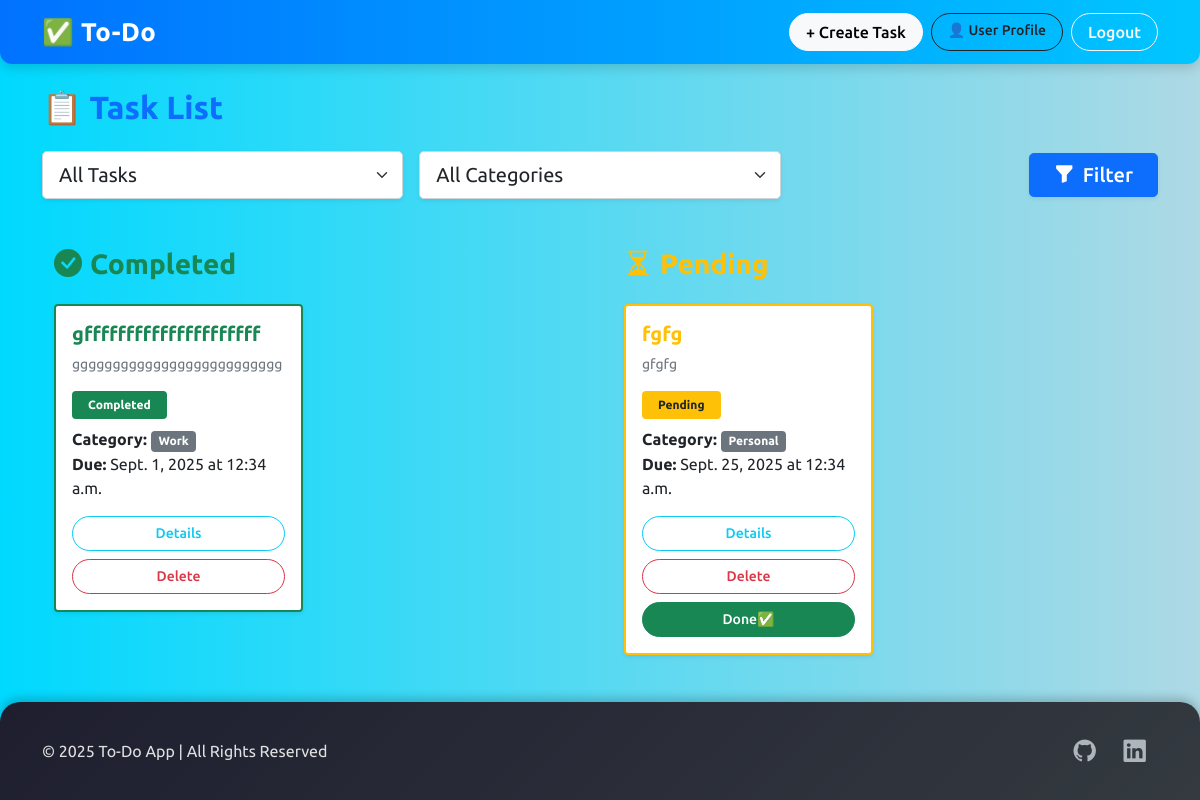
The page / (signed in) on the database its author committed.
### task/models.py (models this page shows, shortened)
class Task(models.Model):
    STATUS = [
        ('pending','Pending'),
        ('completed','Completed'),
    ]
    CATEGORY = [
        ('work','Work'),
        ('personal','Personal'),
        ('other','Other'),
    ]
    title = models.CharField(max_length=100)
    description = models.TextField()
    due_date = models.DateField()
    due_time = models.TimeField()
    status = models.CharField(max_length=10, choices=STATUS,default='pending')
    category = models.CharField(max_length=10,choices=CATEGORY)
    is_completed = models.BooleanField(default=False)#task pending
    user = models.ForeignKey(User,on_delete=models.CASCADE)

### task/views.py (the view)
# urls.py: path('',views.task_list,name='task_list'),
@login_required
def task_list(request):
    status_filter = request.GET.get('status','all')
    category_filter = request.GET.get('category','all')
    tasks = Task.objects.filter(user=request.user)
    if status_filter != 'all':
        tasks = tasks.filter(is_completed = (status_filter=='completed'))
    if category_filter != 'all':
        tasks = tasks.filter(category = category_filter)#check korbe extra kono category ashbe ki na + existing category filter korbe
    completed_tasks = tasks.filter(is_completed = True)
    pending_tasks = tasks.filter(is_completed = False)
    return render(request,'task_list.html',{
        'completed_tasks' : completed_tasks,
        'pending_tasks' : pending_tasks,
        'status_filter' : status_filter,
        'category_filter' : category_filter,
    })#je kaj gulo krce shb return korce

### task/templates/task_list.html (shortened to what this page needs)
{% extends "base.html" %}
{% block content %}
<h2 class="mb-4 fw-bold text-primary">📋 Task List</h2>
<form method="get" class="mb-5">
  <div class="row g-3 align-items-center">
    <div class="col-md-4">
      <select name="status" class="form-select form-select-lg shadow-sm rounded-3">
        <option value="all" {% if status_filter == 'all' %}selected{% endif %}>All Tasks</option>
      </select>
    </div>
    <div class="col-md-4">
      <select name="category" class="form-select form-select-lg shadow-sm rounded-3">
        <option value="all" {% if category_filter == 'all' %}selected{% endif %}>All Categories</option>
      </select>
    </div>
    <div class="col-md-4 text-end">
      <button type="submit" class="btn btn-primary btn-lg px-4 shadow-sm rounded-3">
        <i class="bi bi-funnel-fill me-1"></i> Filter
      </button>
    </div>
  </div>
</form>
<div class="container">
  <div class="row g-5">
    <div class="col-lg-6">
      <h3 class="text-success mb-4 fw-bold">
        <i class="bi bi-check-circle-fill me-2"></i>Completed
      </h3>
      <div class="row g-4">
        {% for task in completed_tasks %}
        <div class="col-12 col-md-6">
          <div class="card border-success border-2 shadow-sm h-100 rounded-4 hover-shadow">
            <div class="card-body">
              <h5 class="card-title fw-bold text-success">{{ task.title }}</h5>
              <p class="card-text small text-muted">{{ task.description|truncatewords:15 }}</p>
              <span class="badge bg-success mb-2 px-3 py-2">Completed</span>
              <p class="mb-2">
                <strong>Category:</strong>
                <span class="badge bg-secondary">{{ task.get_category_display }}</span><br>
                <strong>Due:</strong> {{ task.due_date }} at {{ task.due_time }}
              </p>
              <div class="d-grid gap-2 mt-3">
                <a href="{% url 'task_detail' task.id %}" class="btn btn-outline-info btn-sm">Details</a>
                <a href="{% url 'task_delete' task.id %}" class="btn btn-outline-danger btn-sm">Delete</a>
              </div>
            </div>
          </div>
        </div>
        {% empty %}
        <p class="text-muted fst-italic">No completed tasks yet.</p>
        {% endfor %}
      </div>
    </div>
    <div class="col-lg-6">
      <h3 class="text-warning mb-4 fw-bold">
        <i class="bi bi-hourglass-split me-2"></i>Pending
      </h3>
      <div class="row g-4">
        {% for task in pending_tasks %}
        <div class="col-12 col-md-6">
          <div class="card border-warning border-2 shadow-sm h-100 rounded-4 hover-shadow">
            <div class="card-body">
              <h5 class="card-title fw-bold text-warning">{{ task.title }}</h5>
              <p class="card-text small text-muted">{{ task.description|truncatewords:15 }}</p>
              <span class="badge bg-warning text-dark mb-2 px-3 py-2">Pending</span>
              <p class="mb-2">
                <strong>Category:</strong>
                <span class="badge bg-secondary">{{ task.get_category_display }}</span><br>
                <strong>Due:</strong> {{ task.due_date }} at {{ task.due_time }}
              </p>
              <div class="d-grid gap-2 mt-3">
                <a href="{% url 'task_detail' task.id %}" class="btn btn-outline-info btn-sm">Details</a>
                <a href="{% url 'task_delete' task.id %}" class="btn btn-outline-danger btn-sm">Delete</a>
                <a href="{% url 'task_mark_completed' task.id %}" class="btn btn-success btn-sm">Done✅</a>
              </div>
            </div>
          </div>
        </div>
        {% empty %}
        <p class="text-muted fst-italic">No pending tasks. Great job!</p>
        {% endfor %}
      </div>
    </div>
  </div>
</div>
{% endblock %}

### templates/base.html (style rules this page uses)
body { font-family: 'Ubuntu', sans-serif; background: linear-gradient(90deg, #00d9ff, #aed9e5); min-height: 100vh; display: flex; flex-direction: column; }
.btn { border-radius: 25px; padding: 6px 16px; transition: 0.3s; font-weight: 500; }

### rows shown on the page
Task: title "gfffffffffffffffffffff", description "gggggggggggggggggggggggggg", category "Work", due_date "Sept. 1, 2025", due_time "12:34 a.m."
Task: title "fgfg", description "gfgfg", category "Personal", due_date "Sept. 25, 2025", due_time "12:34 a.m."
